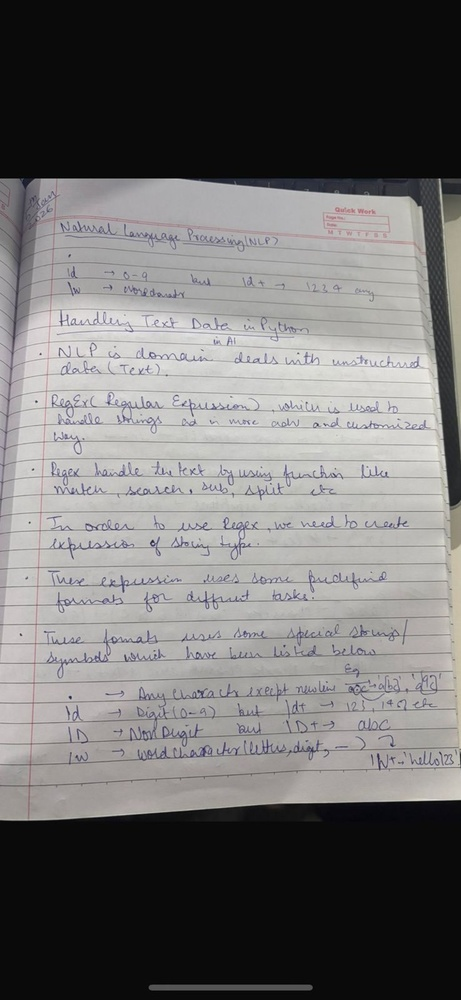
#> input picture img3.jpeg, 461 x 1000 px, shrunk from 738 x 1600 before the run, found by its file name
$ jupyter execute --allow-errors OCR_testing.ipynb
#> lines starting #> are read from the running program, lines starting #| are printed output that depends on the picture; after the words box and inside, x2 and y2 are one past the last pixel; in counts of white or black regions, pixels touching at a corner belong together
### ORC (Optical Character Recognition)

This OCR app will be used to extract text from an image of handwritten notes.

* **Step1:** Take image (Handwritten Notes)
* **Step2:** Process the image (Computer Vision)
* **Step3:** LLM (Role assigned as OCR)

[cell 1]
#pip install opencv-python

[cell 2]
import cv2
import matplotlib.pyplot as plt
import os
import google.generativeai as genai
from PIL import Image

[cell 3]
image = cv2.imread(r'/Users/chetan/Desktop/GenAI Residency/Projects/MOM-Generator/img3.jpeg') # right now it is a BGR image (need to be converted to RGB)
#> image is the input picture: shape (1000, 461, 3); mean B, G, R 111.6, 112, 113.4
image = cv2.cvtColor(image, cv2.COLOR_BGR2RGB) # BGR --> RGB
image_gray = cv2.cvtColor(image,cv2.COLOR_RGB2GRAY) # RGB --> Greyscale
_,image_bw = cv2.threshold(image_gray,150,255,cv2.THRESH_BINARY) # Black & White  (File Name, Threshold)
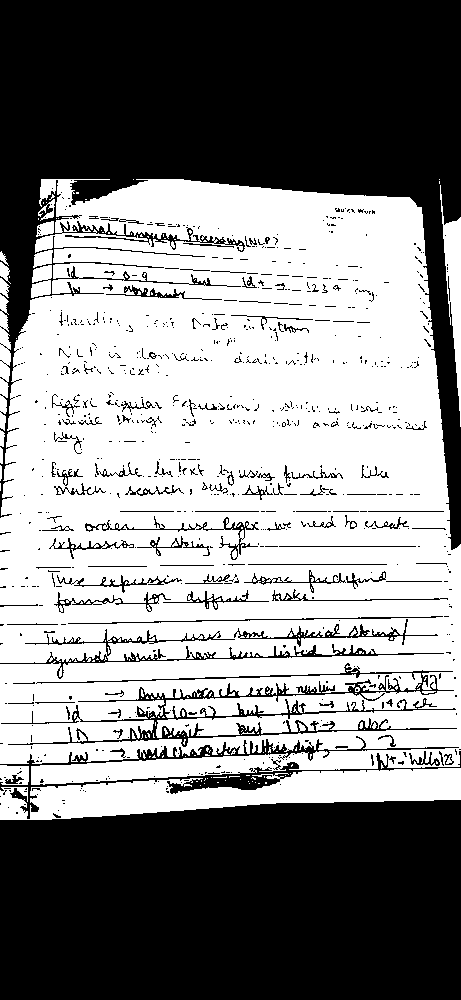
#> image_bw: shape (1000, 461); 53.6% white; 810 black regions (695 under 20 px), largest, box (x1, y1, x2, y2) and area: (0, 0, 461, 550) 101325, (0, 800, 461, 1000) 88194, (1, 663, 457, 747) 5338

[cell 4]
# Its a colour image (3D)

image_bw.shape
#> Out = (1000, 461)


$ run again, with img1.png saved as img3.jpeg
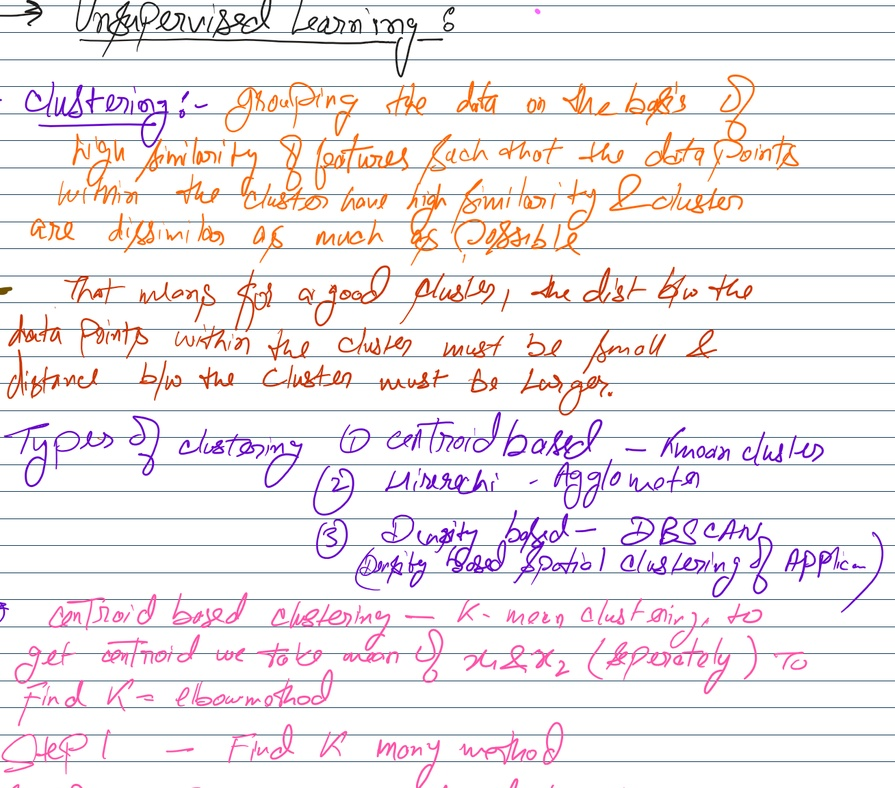
#> input picture img1.png, 895 x 788 px, shrunk from 1308 x 1152 before the run, found by its file name
#> image is the input picture: shape (788, 895, 3); mean B, G, R 237.6, 235.3, 242.2
#> `image_gray = cv2.cvtColor(image,cv2.COLOR_RGB2GRAY)`:
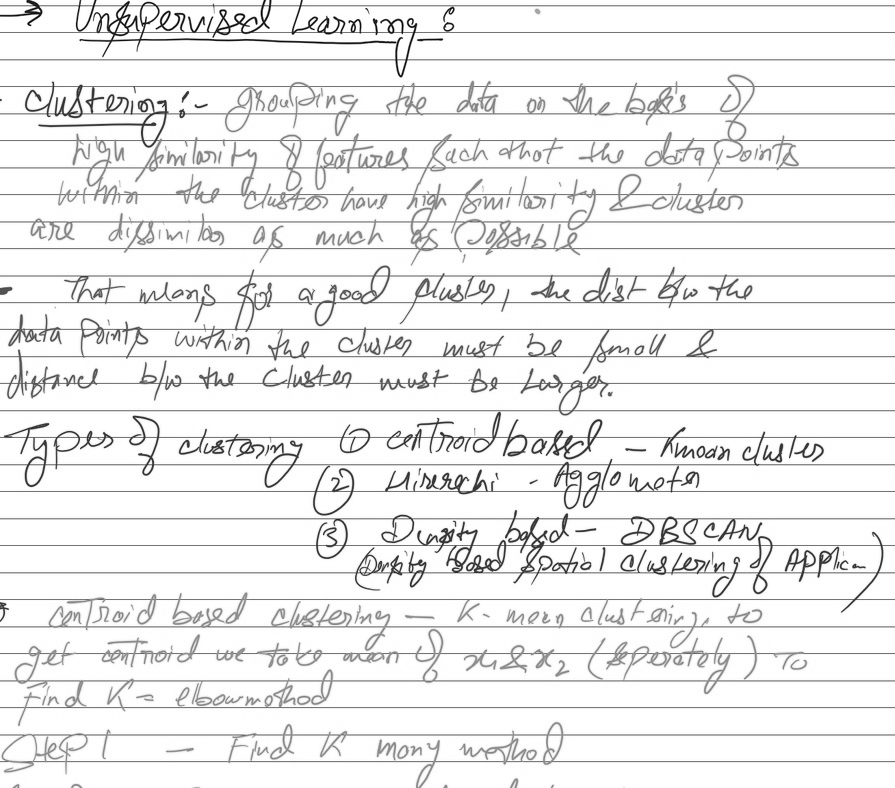
#> image_gray: shape (788, 895); min 0, max 255, mean 237.6
#> `_,image_bw = cv2.threshold(image_gray,150,255,cv2.THRESH_BINARY)`:
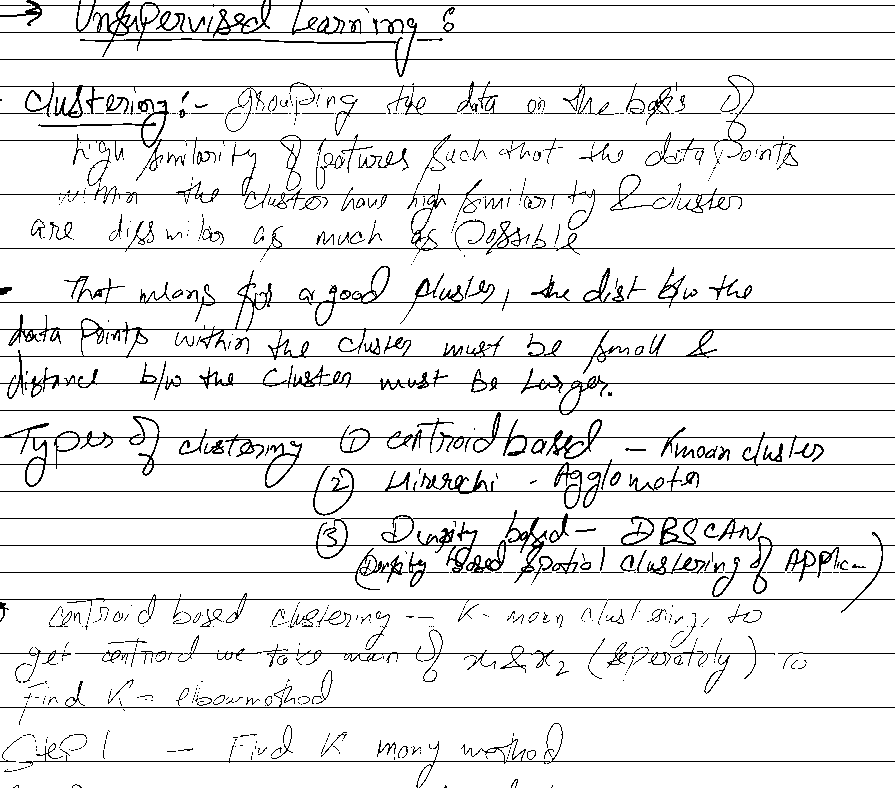
#> image_bw: shape (788, 895); 92.1% white; black in thin lines or dots

$ run again, with img2.jpg copied over img3.jpeg
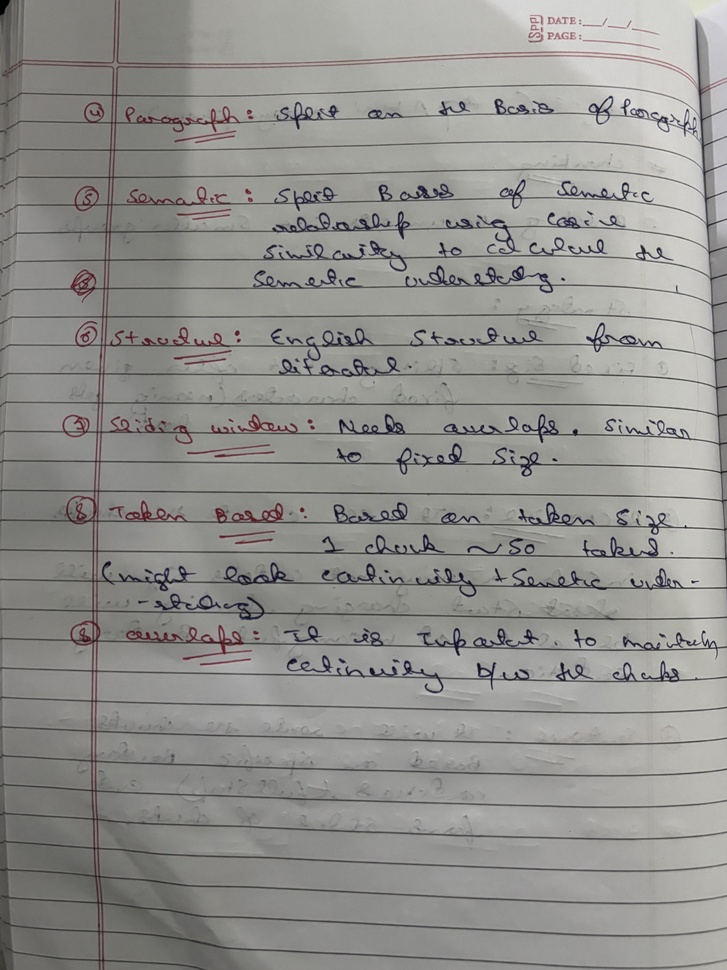
#> input picture img2.jpg, 727 x 970 px, shrunk from 4284 x 5712 before the run, found by its file name
#> image is the input picture: shape (970, 727, 3); mean B, G, R 142.3, 145.5, 146.3
#> `_,image_bw = cv2.threshold(image_gray,150,255,cv2.THRESH_BINARY)`:
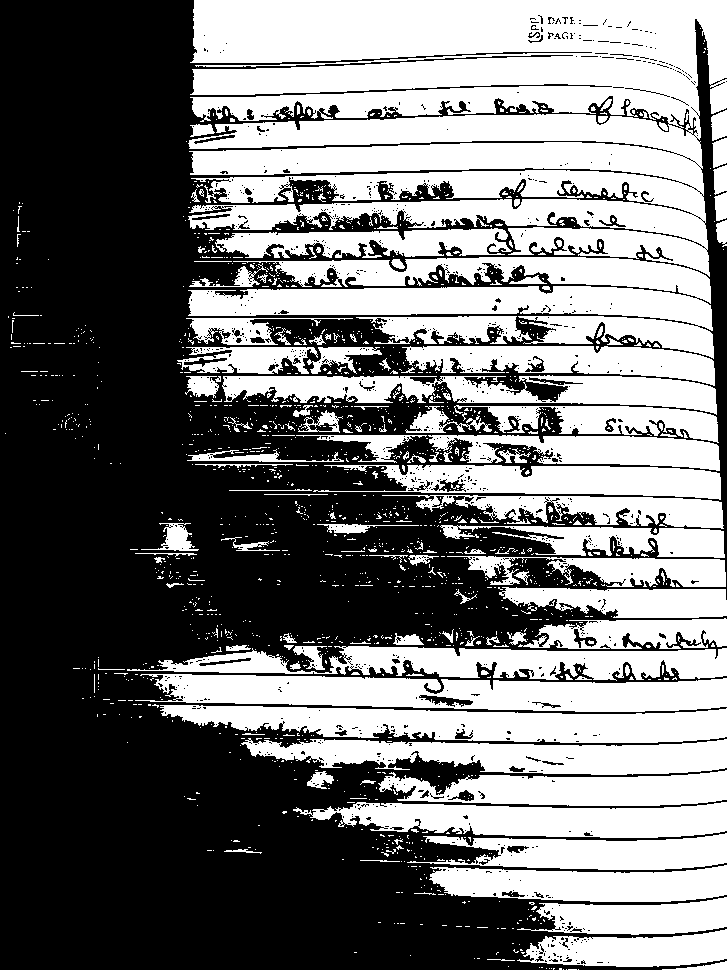
#> image_bw: shape (970, 727); 46.5% white; 1569 white regions (1418 under 20 px), largest, box (x1, y1, x2, y2) and area: (188, 0, 727, 277) 107442, (188, 257, 714, 359) 27023, (135, 674, 727, 712) 15747
